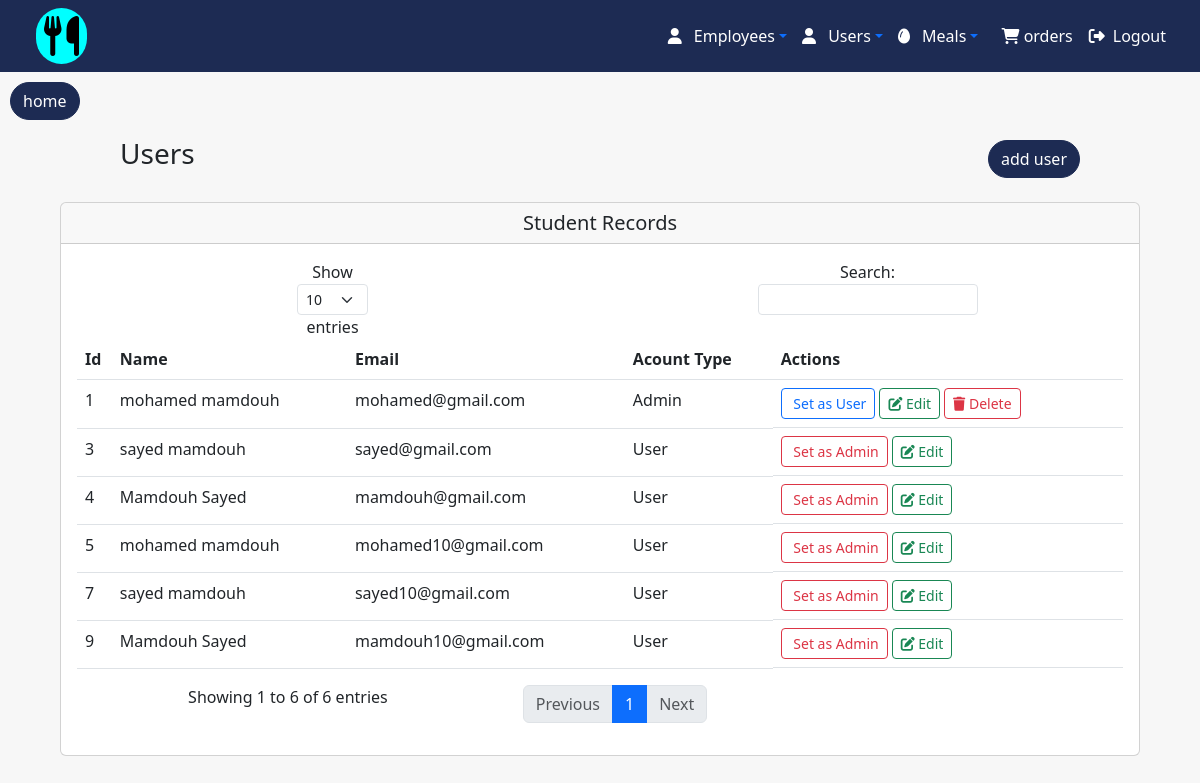
The page /food/admin/users/show.php on the database its author committed.
### tables this page shows
CREATE TABLE `users` (
  `id` int(11) NOT NULL,
  `name` varchar(100) NOT NULL,
  `email` varchar(100) NOT NULL,
  `password` varchar(255) NOT NULL,
  `is_admin` tinyint(1) DEFAULT 0,
  `created_at` timestamp NOT NULL DEFAULT current_timestamp()
);

### food/admin/users/show.php (the view, shortened to what this page needs)
<?php
include('../connection/connection.php');
$employee=$connect->query('SELECT * FROM users');
$data=$employee->fetchAll(PDO::FETCH_ASSOC);
?>
<?php
include ('../employees/header.php');
?>
 <head>
</head>
<button class="request"><a style="color:white;text-decoration:none;" href="../home/home.php">home</a></button>
      <center><div class="d-flex justify-content-between align-items-center mb-4" style="width:80%;margin-top:10px;">
        <h1 class="h3 mb-0">Users</h1>
<button class="request"><a style="color:white;text-decoration:none;" href="create.php">add user</a></button>
      </div></center>
<center>      <div class="card" style="width:90%;">
        <div class="card-header">
          <h5 class="card-title mb-0">Student Records</h5>
        </div>
        <div class="card-body">
          <div class="table-responsive">
            <table class="table table-hover" id="studentTable">
              <thead>
                <tr>
                  <th>Id</th>
                  <th>Name</th>
                  <th>Email</th>
                  <th>Acount Type</th>
                  <th>Actions</th>
                </tr>
              </thead>
              <tbody>
              <?php
            foreach($data as $inf){
                ?>
                <tr>
                    <td><?php echo $inf["id"]?></td>
                    <td><?php echo $inf["name"]?></td>
                    <td><?php echo $inf["email"]?></td>
                    <?php
                    if($inf["is_admin"]==1){
                        ?>
                        <td>Admin</td>
                        <?php
                    }
                    else{
                        ?>
                        <td>User</td>
                        <?php
                    }
                    ?>
                  <td style="display: flex;">
                  <form action="set_user.php">
                        <?php
                        if($inf['is_admin']==1){?>
                    <button type="submit" class="btn btn-sm btn-outline-primary me-1">
                      <i class="fas "></i> Set as User
                    </button>
                        <?php
                        }
                        ?>
                      </form>
                    <form action="set_admin.php">
                        <?php
                        if($inf['is_admin']==0){?>
                    <button type="submit" class="btn btn-sm btn-outline-danger me-1">
                      <i class="fas "></i> Set as Admin
                    </button>
                        <?php
                        }
                        ?>
                      </form>
                    <form action="edit.php">
                      <button type="submit" class="btn btn-sm btn-outline-success me-1">
                      <i class="fas fa-edit"></i> Edit
                    </button>
                    </form>
                    <?php
                    $result=$connect->query("SELECT COUNT(*) as count FROM orders where user_id={$inf['id']}");
                    $meal=$result->fetch(PDO::FETCH_ASSOC);
                    if($meal['count']==0&&$_SESSION['id']!=$inf['id']){
                      ?>
                      <form action="delete.php">
                    <button type="submit" class="btn btn-sm btn-outline-danger delete">
                      <i class="fas fa-trash"></i> Delete
                    </button>
                    </form>
                      <?php
                    }
                    ?>
                    </td>
                </tr>
                <?php
            }
            ?>
              </tbody>
            </table>
          </div>
        </div>
      </div></center>
<?php
include ("../layouts/footer.php");
?>

### food/admin/employees/header.php (style rules this page uses)
.request { background: #1D2B53; color: white; margin-top: 10px; border: 1px solid #1D2B53; border-radius: 20px; padding: 6px 12px; cursor: pointer; transition: 0.3s; margin-left:10px; }

### rows shown on the page
users: id "1", name "mohamed mamdouh", email "mohamed@gmail.com", is_admin "Admin"
users: id "3", name "sayed mamdouh", email "sayed@gmail.com", is_admin "User"
users: id "4", name "Mamdouh Sayed", email "mamdouh@gmail.com", is_admin "User"
users: id "5", name "mohamed mamdouh", email "mohamed10@gmail.com", is_admin "User"
users: id "7", name "sayed mamdouh", email "sayed10@gmail.com", is_admin "User"
users: id "9", name "Mamdouh Sayed", email "mamdouh10@gmail.com", is_admin "User"
